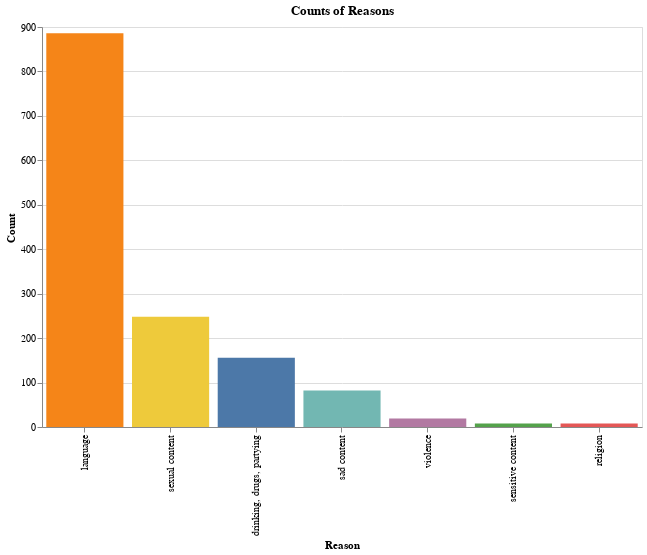

Notebook code cell kept with this figure:
### Code cell
# Create a bar chart using Altair
chart = alt.Chart(songs_df).mark_bar().encode(
    x=alt.X('Reason:N', title='Reason', sort='-y'),  # Sort by descending counts
    y=alt.Y('count():Q', title='Count'),            # Quantitative count data
    color=alt.Color('Reason:N', legend=None),       # Assign a unique color to each reason
    tooltip=['Reason', 'count()']                   # Add tooltip for interactivity
).properties(
    title='Counts of Reasons',
    width=600,
    height=400
)

# Display the chart
chart

### Figure 1 — Vega-Lite specification as saved in the notebook (floating-point values rounded to 4 significant figures; data arrays with more than 128 entries replaced by an {"elided": "..."} marker saying what was removed)
{"config": {"view": {"continuousWidth": 300, "continuousHeight": 300}}, "data": {"name": "data-69fc541199028aa27308bf00b768080c"}, "mark": {"type": "bar"}, "encoding": {"color": {"field": "Reason", "legend": null, "type": "nominal"}, "tooltip": [{"field": "Reason", "type": "nominal"}, {"aggregate": "count", "type": "quantitative"}], "x": {"field": "Reason", "sort": "-y", "title": "Reason", "type": "nominal"}, "y": {"aggregate": "count", "title": "Count", "type": "quantitative"}}, "height": 400, "title": "Counts of Reasons", "width": 600, "$schema": "https://vega.github.io/schema/vega-lite/v5.16.3.json", "datasets": {"data-69fc541199028aa27308bf00b768080c": {"elided": "1407 records"}}}
